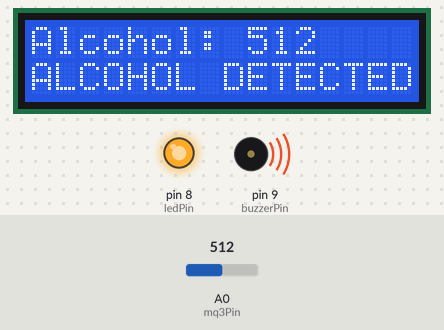
Recording of a sketch running on a simulated Arduino Uno, built with avr-gcc and run on an emulated ATmega328P. Shown: 16×2 character LCD, output pins drawn as LEDs (lit = HIGH), buzzer (waves = sounding, pin HIGH). The inputs (shaded band) are chosen by the test bench; at power-on: A0 (mq3Pin) = 512. What the sketch prints to the serial monitor is not drawn.

Above: at 3.2 s.
3.3 s: A0 (mq3Pin) set to 213
At 4.3 s:
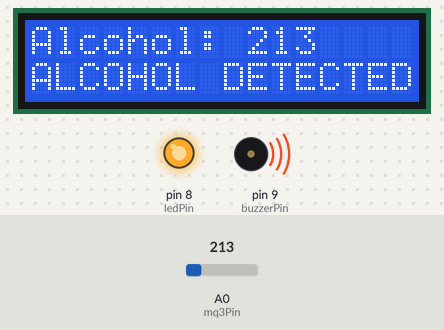
5.2 s: A0 (mq3Pin) set to 184
At 6.5 s:
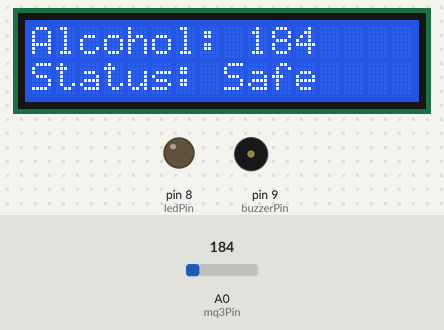
6.8 s: A0 (mq3Pin) set to 210
At 7.6 s:
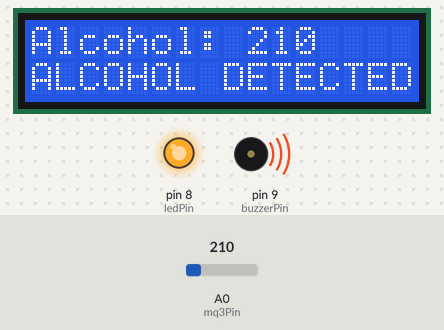
Timing chart, 0 to 9.8 s (numbered marks = the images above; inputs shaded):
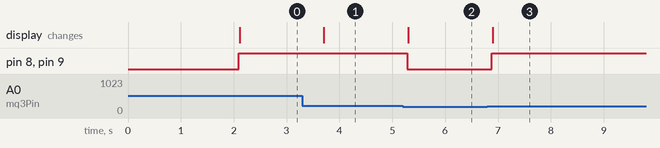

The sketch:

code.ino
```cpp
#include <LiquidCrystal_I2C.h>

// Pin Definitions
const int mq3Pin = A0;
const int buzzerPin = 9;
const int ledPin = 8;

// Initialize LCD: I2C address 0x27, 16 columns, 2 rows
LiquidCrystal_I2C lcd(0x27, 16, 2);

void setup() {
  Serial.begin(9600);

  pinMode(buzzerPin, OUTPUT);
  pinMode(ledPin, OUTPUT);
  digitalWrite(buzzerPin, LOW);
  digitalWrite(ledPin, LOW);

  lcd.init();          // Initialize the LCD
  lcd.backlight();     // Turn on backlight
  lcd.setCursor(0, 0);
  lcd.print("Alcohol Monitor");
  delay(2000);
  lcd.clear();
}

void loop() {
  int alcoholLevel = analogRead(mq3Pin);

  // Print to Serial Monitor
  Serial.print("Alcohol Level: ");
  Serial.println(alcoholLevel);

  // Display on LCD
  lcd.setCursor(0, 0);
  lcd.print("Alcohol: ");
  lcd.print(alcoholLevel);
  lcd.print("    "); // Clear trailing digits

  if (alcoholLevel > 200) {
    digitalWrite(buzzerPin, HIGH);
    digitalWrite(ledPin, HIGH);
    lcd.setCursor(0, 1);
    lcd.print("ALCOHOL DETECTED");
  } else {
    digitalWrite(buzzerPin, LOW);
    digitalWrite(ledPin, LOW);
    lcd.setCursor(0, 1);
    lcd.print("Status: Safe     ");
  }

  delay(500);
}
```

Measured:
- the behaviour switches between 201 and 200 on A0 (mq3Pin) (found by bisection; images 1 and 2)
- after the input at 3.3 s, the display: changes after 0.41 s (image 1)
- after the input at 5.2 s, pin 8 (ledPin), pin 9 (buzzerPin): HIGH → LOW after 0.09 s; the display: changes after 0.10 s (image 2)
- after the input at 6.8 s, pin 8 (ledPin), pin 9 (buzzerPin): LOW → HIGH after 0.08 s; the display: changes after 0.10 s (image 3)
